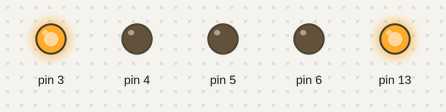
Simulated run of this sketch. Board: Arduino Uno, built with avr-gcc and run on an emulated ATmega328P. Shown: output pins drawn as LEDs (lit = HIGH).

Above: at 0.16 s.
At 1.12 s:
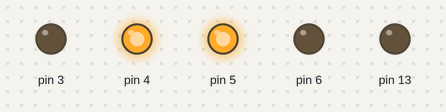
At 1.76 s:
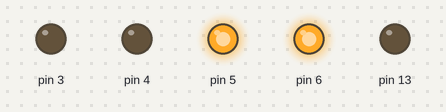
At 2.4 s:
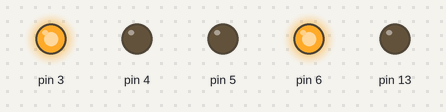
At 4.0 s:
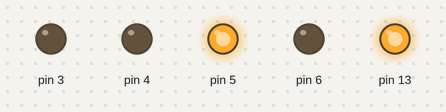
At 5.6 s:
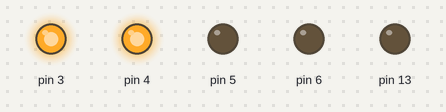
Timing chart, 0 to 5.9 s (numbered marks = the images above):
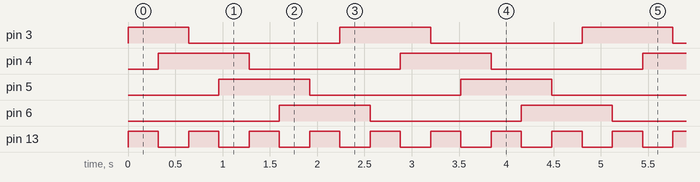

Measured:
- by itself, pin 3: repeats every 2.6 s: LOW 1.6 s, HIGH 0.96 s
- by itself, pin 4–6: alternates HIGH for 0.96 s and LOW for 1.6 s
- by itself, pin 13: alternates HIGH for 0.32 s and LOW for 0.32 s

The sketch:

Passo_06.ino
```cpp
#include <Arduino.h>

/*
aravecchia@gmail.com
  Motor de Passo Mitsumi 5 terminais.
 Acelera o motor prograssivamente, desacelera ate parar,
 inverte a rotaco, acelera novamente, e assim vai.
 */

void setup() {
  // initialize the digital pin as an output.
  // Pin 13 has an LED connected on most Arduino boards:
  Serial.begin(9600);
  pinMode(3, OUTPUT);
  pinMode(4, OUTPUT);
  pinMode(5, OUTPUT);
  pinMode(6, OUTPUT);
  pinMode(13, OUTPUT);


}

void loop()
{
  int tempo=320;
  int t=tempo;
  while (t>=1)
  {
    {
      digitalWrite(3, 1);
      digitalWrite(4, 0);
      digitalWrite(5, 0);
      digitalWrite(6, 0);
      digitalWrite(13, 1);
      delay(t);
    }
    {
      digitalWrite(3, 1);
      digitalWrite(4, 1);
      digitalWrite(5, 0);
      digitalWrite(6, 0);
      digitalWrite(13, 0);
      delay(t);
    }
    {
      digitalWrite(3, 0);
      digitalWrite(4, 1);
      digitalWrite(5, 0);
      digitalWrite(6, 0);
      digitalWrite(13, 1);
      delay(t);
    }
    {
      digitalWrite(3, 0);
      digitalWrite(4, 1);
      digitalWrite(5, 1);
      digitalWrite(6, 0);
      digitalWrite(13, 0);
      delay(t);
    }
    {
      digitalWrite(3, 0);
      digitalWrite(4, 0);
      digitalWrite(5, 1);
      digitalWrite(6, 0);
      digitalWrite(13, 1);
      delay(t);
    }
    {
      digitalWrite(3, 0);
      digitalWrite(4, 0);
      digitalWrite(5, 1);
      digitalWrite(6, 1);
      digitalWrite(13, 0);
      delay(t);
    }
    {
      digitalWrite(3, 0);
      digitalWrite(4, 0);
      digitalWrite(5, 0);
      digitalWrite(6, 1);
      digitalWrite(13, 1);
      delay(t);
    }
    {
      digitalWrite(3, 1);
      digitalWrite(4, 0);
      digitalWrite(5, 0);
      digitalWrite(6, 1);
      digitalWrite(13, 0);
      delay(t);
    }
    t=t--;
  }
  while (t<=tempo)
  {
    {
      digitalWrite(3, 0);
      digitalWrite(4, 0);
      digitalWrite(5, 0);
      digitalWrite(6, 1);
      digitalWrite(13, 1);
      delay(t);
    }
    {
      digitalWrite(3, 0);
      digitalWrite(4, 0);
      digitalWrite(5, 1);
      digitalWrite(6, 1);
      digitalWrite(13, 0);
      delay(t);
    }
    {
      digitalWrite(3, 0);
      digitalWrite(4, 0);
      digitalWrite(5, 1);
      digitalWrite(6, 0);
      digitalWrite(13, 1);
      delay(t);
    }
    {
      digitalWrite(3, 0);
      digitalWrite(4, 1);
      digitalWrite(5, 1);
      digitalWrite(6, 0);
      digitalWrite(13, 0);
      delay(t);
    }
    {
      digitalWrite(3, 0);
      digitalWrite(4, 1);
      digitalWrite(5, 0);
      digitalWrite(6, 0);
      digitalWrite(13, 1);
      delay(t);
    }
    {
      digitalWrite(3, 1);
      digitalWrite(4, 1);
      digitalWrite(5, 0);
      digitalWrite(6, 0);
      digitalWrite(13, 0);
      delay(t);
    }
    {
      digitalWrite(3, 1);
      digitalWrite(4, 0);
      digitalWrite(5, 0);
      digitalWrite(6, 0);
      digitalWrite(13, 1);
      delay(t);
    }
    {
      digitalWrite(3, 1);
      digitalWrite(4, 0);
      digitalWrite(5, 0);
      digitalWrite(6, 1);
      digitalWrite(13, 0);
      delay(t);
    }
    t=t++;
  }
}
```
